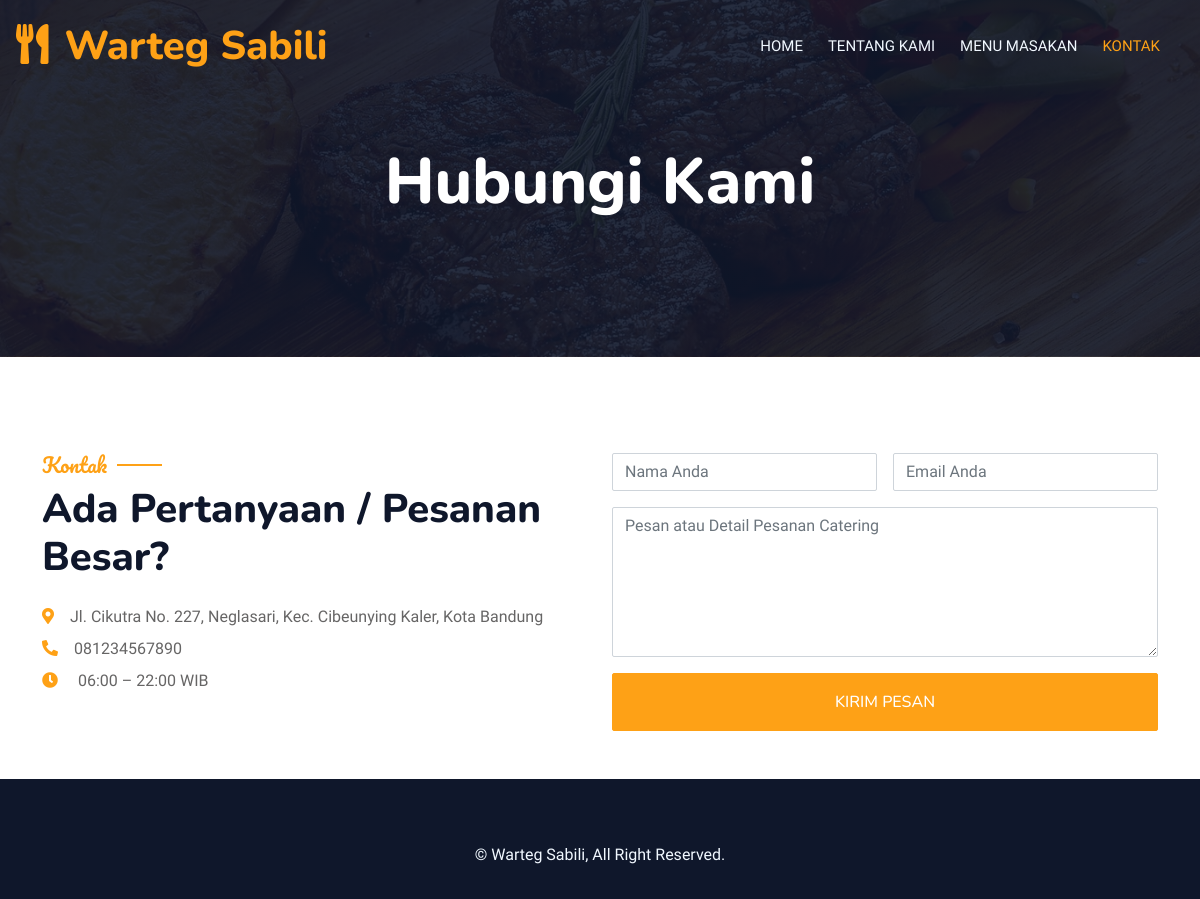
The page /contact.php on the database its author committed.
### tables this page shows
CREATE TABLE warung (
    id INT PRIMARY KEY AUTO_INCREMENT,
    nama VARCHAR(100) NOT NULL,
    alamat TEXT,
    no_telepon VARCHAR(20),
    jam_buka TIME,
    jam_tutup TIME
);

### db.php (called while the page is built, shortened)
<?php
function getWarung($conn) {
    $r = $conn->query("SELECT * FROM warung WHERE id = 1 LIMIT 1");
    return $r ? $r->fetch_assoc() : [];
}

### contact.php (the view, shortened to what this page needs)
<?php require_once 'db.php';
$warung = getWarung($conn);
?>
<!DOCTYPE html>
<html lang="en">
<head>
    <link href="https://cdnjs.cloudflare.com/ajax/libs/font-awesome/5.10.0/css/all.min.css" rel="stylesheet">
    <link href="css/bootstrap.min.css" rel="stylesheet">
    <link href="css/style.css" rel="stylesheet">
</head>
<body>
<div class="container-fluid bg-white p-0">
    <nav class="navbar navbar-expand-lg navbar-dark bg-dark p-3 py-lg-0">
        <a href="index.php" class="navbar-brand p-0"><h1 class="text-primary m-0"><i class="fa fa-utensils me-3"></i><?= htmlspecialchars($warung['nama'] ?? 'Warteg Sabili') ?></h1></a>
        <div class="collapse navbar-collapse" id="navbarCollapse">
            <div class="navbar-nav ms-auto py-0 pe-4">
                <a href="index.php" class="nav-item nav-link">Home</a>
                <a href="about.php" class="nav-item nav-link">Tentang Kami</a>
                <a href="menu.php" class="nav-item nav-link">Menu Masakan</a>
                <a href="contact.php" class="nav-item nav-link active">Kontak</a>
            </div>
        </div>
    </nav>
    <div class="container-fluid py-5 bg-dark hero-header mb-5">
        <div class="container text-center my-5 pt-5 pb-4">
            <h1 class="display-3 text-white mb-3">Hubungi Kami</h1>
        </div>
    </div>
    <div class="container-fluid py-5">
        <div class="container">
            <div class="row g-4">
                <div class="col-md-6">
                    <h5 class="section-title ff-secondary text-start text-primary fw-normal">Kontak</h5>
                    <h1 class="mb-4">Ada Pertanyaan / Pesanan Besar?</h1>
                    <p class="mb-2"><i class="fa fa-map-marker-alt text-primary me-3"></i><?= htmlspecialchars($warung['alamat'] ?? '-') ?></p>
                    <p class="mb-2"><i class="fa fa-phone-alt text-primary me-3"></i><?= htmlspecialchars($warung['no_telepon'] ?? '-') ?></p>
                    <p class="mb-2"><i class="fa fa-clock text-primary me-3"></i>
                        <?= date('H:i', strtotime($warung['jam_buka'] ?? '06:00')) ?> –
                        <?= date('H:i', strtotime($warung['jam_tutup'] ?? '22:00')) ?> WIB
                    </p>
                </div>
                <div class="col-md-6">
                    <form method="POST">
                        <div class="row g-3">
                            <div class="col-md-6">
                                <input type="text" name="nama" class="form-control"
                                       placeholder="Nama Anda"
                                       value="<?= htmlspecialchars($_POST['nama'] ?? '') ?>">
                            </div>
                            <div class="col-md-6">
                                <input type="email" name="email" class="form-control"
                                       placeholder="Email Anda"
                                       value="<?= htmlspecialchars($_POST['email'] ?? '') ?>">
                            </div>
                            <div class="col-12">
                                <textarea name="pesan" class="form-control"
                                          placeholder="Pesan atau Detail Pesanan Catering"
                                          style="height:150px"><?= htmlspecialchars($_POST['pesan'] ?? '') ?></textarea>
                            </div>
                            <div class="col-12">
                                <button class="btn btn-primary w-100 py-3" type="submit">Kirim Pesan</button>
                            </div>
                        </div>
                    </form>
                </div>
            </div>
        </div>
    </div>
    <div class="container-fluid bg-dark text-light footer pt-5">
        <div class="container text-center py-3">
            <p>&copy; <?= htmlspecialchars($warung['nama'] ?? 'Warteg Sabili') ?>, All Right Reserved.</p>
        </div>
    </div>
</div>
</body>
</html>

### css/style.css (style rules this page uses)
:root { --primary: #FEA116; --light: #F1F8FF; --dark: #0F172B; }
.ff-secondary { font-family: 'Pacifico', cursive; }
.btn { font-family: 'Nunito', sans-serif; font-weight: 500; text-transform: uppercase; transition: .5s; }
.btn.btn-primary, .btn.btn-secondary { color: #FFFFFF; }
.navbar-dark .navbar-nav .nav-link { position: relative; margin-left: 25px; padding: 35px 0; font-size: 15px; color: var(--light) !important; text-transform: uppercase; font-weight: 500; outline: none; transition: .5s; }
.navbar-dark .navbar-nav .nav-link:hover, .navbar-dark .navbar-nav .nav-link.active { color: var(--primary) !important; }
@media (min-width: 992px) { .navbar-dark { position: absolute; width: 100%; top: 0; left: 0; z-index: 999; background: transparent !important; transition: .5s; } }
.hero-header { background: linear-gradient(rgba(15, 23, 43, .9), rgba(15, 23, 43, .9)), url(../img/bg-hero.jpg); background-position: center center; background-repeat: no-repeat; background-size: cover; }
.section-title { position: relative; display: inline-block; }
.section-title::before { position: absolute; content: ""; width: 45px; height: 2px; top: 50%; left: -55px; margin-top: -1px; background: var(--primary); }
.section-title::after { position: absolute; content: ""; width: 45px; height: 2px; top: 50%; right: -55px; margin-top: -1px; background: var(--primary); }
.section-title.text-start::before, .section-title.text-end::after { display: none; }

### rows shown on the page
warung: nama "Warteg Sabili", alamat "Jl. Cikutra No. 227, Neglasari, Kec. Cibeunying Kaler, Kota Bandung", no_telepon "081234567890", jam_buka "06:00", jam_tutup "22:00"
